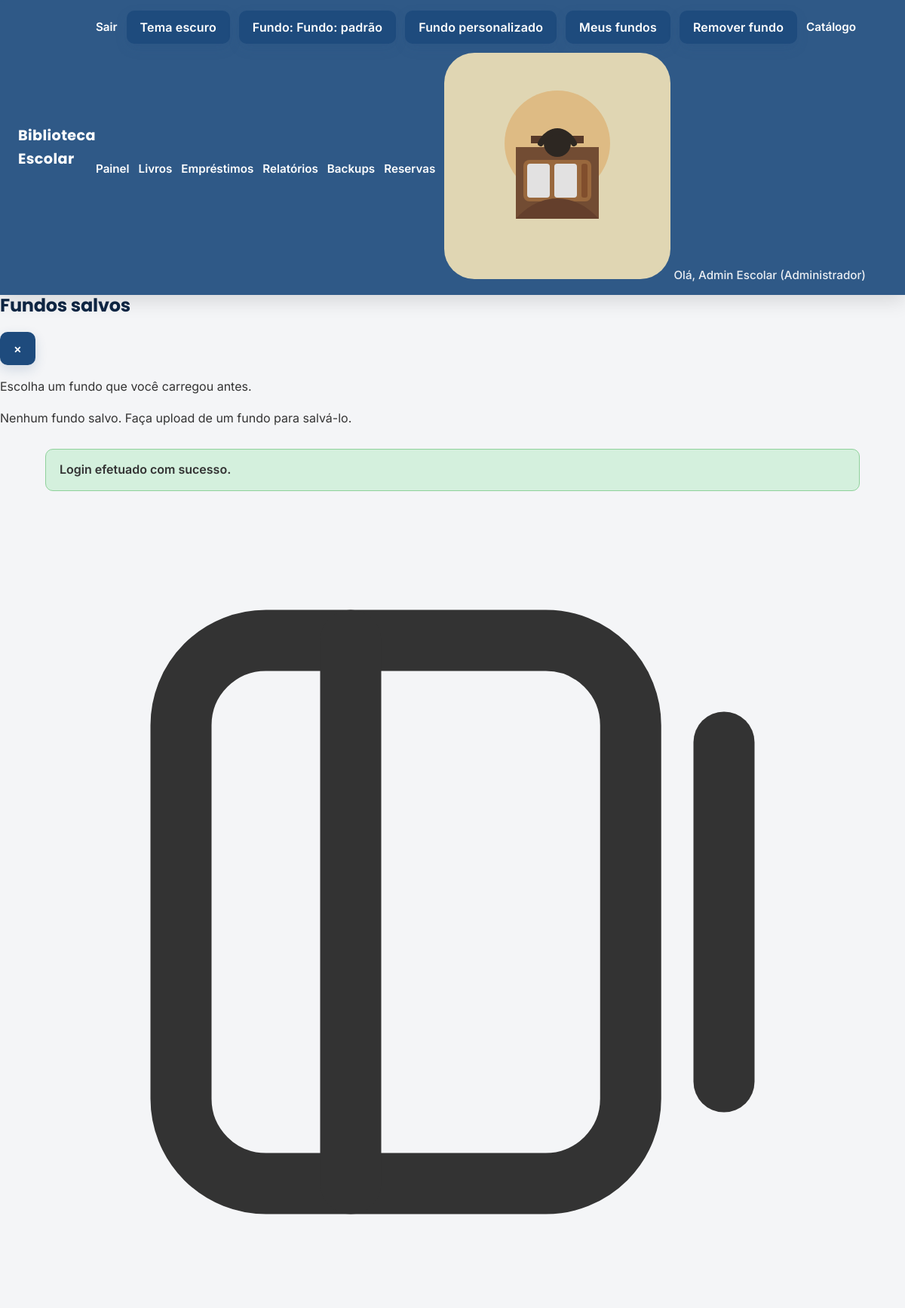
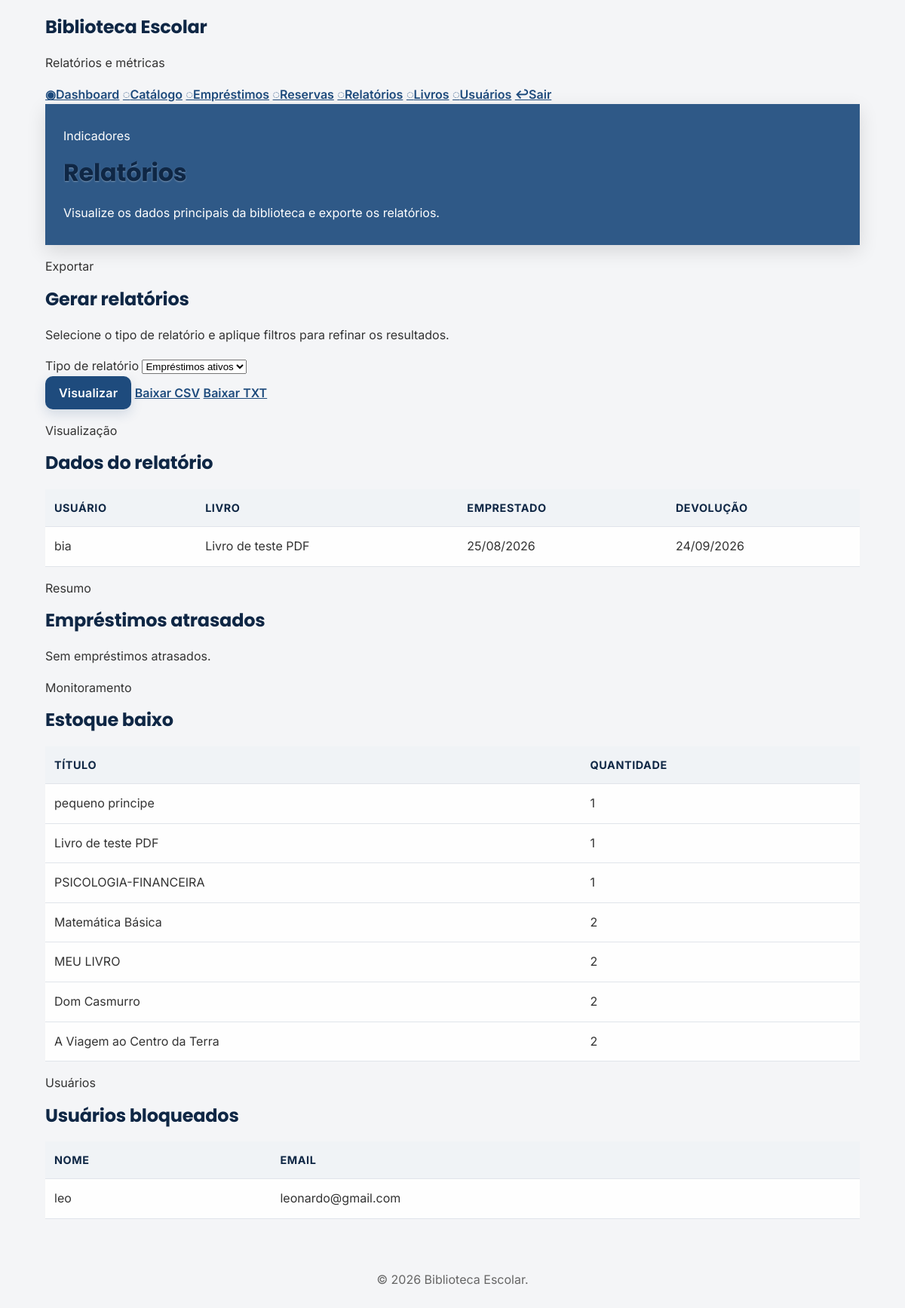
/reports.php (signed in), run on the app's committed database (2 pictures, top to bottom).
### tables this page shows
CREATE TABLE users (
        id INTEGER PRIMARY KEY AUTOINCREMENT,
        name TEXT NOT NULL,
        email TEXT NOT NULL UNIQUE,
        password TEXT NOT NULL,
        role_id INTEGER NOT NULL,
        blocked INTEGER NOT NULL DEFAULT 0,
        created_at TEXT NOT NULL DEFAULT CURRENT_TIMESTAMP, profile_photo TEXT, turma TEXT, turno TEXT, parent_name TEXT, parent_phone TEXT, parent_email TEXT, parent_document TEXT,
        FOREIGN KEY(role_id) REFERENCES roles(id)
    );

CREATE TABLE loans (
        id INTEGER PRIMARY KEY AUTOINCREMENT,
        user_id INTEGER NOT NULL,
        book_id INTEGER NOT NULL,
        loaned_at TEXT NOT NULL DEFAULT CURRENT_TIMESTAMP,
        due_date TEXT NOT NULL,
        returned_at TEXT, parent_name TEXT, parent_signature_status TEXT DEFAULT "pendente",
        FOREIGN KEY(user_id) REFERENCES users(id),
        FOREIGN KEY(book_id) REFERENCES books(id)
    );

CREATE TABLE books (
        id INTEGER PRIMARY KEY AUTOINCREMENT,
        title TEXT NOT NULL,
        author TEXT NOT NULL,
        category TEXT NOT NULL,
        isbn TEXT,
        publisher TEXT,
        year INTEGER,
        quantity INTEGER NOT NULL DEFAULT 0,
        shelf TEXT,
        internal_code TEXT,
        cover_path TEXT,
        created_at TEXT NOT NULL DEFAULT CURRENT_TIMESTAMP
    , pdf_path TEXT, barcode TEXT);

### reports.php (the view, shortened to what the rows shown need)
<?php
require_once __DIR__ . '/includes/auth.php';
require_once __DIR__ . '/includes/functions.php';
$db = get_db();
$reportType = $_GET['report'] ?? 'loans';
$loanConditions = [];
$loanParams = [];
$whereClause = !empty($loanConditions) ? 'WHERE ' . implode(' AND ', $loanConditions) . ' AND ' : 'WHERE ';
$activeLoans = $db->prepare("SELECT l.id, u.name AS user_name, u.id AS user_id, b.title AS book_title, b.category AS book_category, l.loaned_at, l.due_date FROM loans l JOIN users u ON l.user_id = u.id JOIN books b ON l.book_id = b.id {$whereClause} l.returned_at IS NULL ORDER BY l.due_date ASC");
$activeLoans->execute($loanParams);
$activeLoans = $activeLoans->fetchAll();
$bookConditions = [];
$bookParams = [];
$bookWhere = !empty($bookConditions) ? 'WHERE ' . implode(' AND ', $bookConditions) : '';
$allBooks = $db->prepare("SELECT id, title, author, category, quantity, shelf FROM books {$bookWhere} ORDER BY title");
if (!empty($bookParams)) {
    $allBooks->execute($bookParams);
} else {
    $allBooks = $db->query("SELECT id, title, author, category, quantity, shelf FROM books ORDER BY title")->fetchAll();
}
$lowStock = $db->query('SELECT id, title, quantity FROM books WHERE quantity <= 2 ORDER BY quantity ASC')->fetchAll();
$blockedUsers = $db->query('SELECT id, name, email FROM users WHERE blocked = 1 ORDER BY name')->fetchAll();
$allUsers = $db->query('SELECT id, name, email, blocked, role_id FROM users ORDER BY name')->fetchAll();
require_once __DIR__ . '/includes/header.php';
?>
<div class="dashboard-shell">
    <aside class="dashboard-sidebar">
        <div>
            <div class="sidebar-brand">
                <div>
                    <h2>Biblioteca Escolar</h2>
                </div>
            </div>
        </div>
    </aside>
    <div class="dashboard-main-panel">
        <header class="dashboard-topbar">
            <div>
                <h1>Relatórios</h1>
            </div>
        </header>
        <section class="panel">
            <div class="panel-header">
                <div>
                    <h2>Gerar relatórios</h2>
                </div>
            </div>
        </section>
        <section class="panel">
            <div class="panel-header">
                <div>
                    <h2>Dados do relatório</h2>
                </div>
            </div>
            <?php if ($reportType === 'books'): ?>
                <?php if (empty($allBooks)): ?>
                    <p class="empty-state">Sem livros cadastrados.</p>
                <?php else: ?>
                    <div class="table-wrapper">
                        <table class="dashboard-table">
                            <thead>
                                <tr>
                                    <th>Título</th>
                                    <th>Autor</th>
                                    <th>Categoria</th>
                                    <th>Quantidade</th>
                                    <th>Prateleira</th>
                                </tr>
                            </thead>
                            <tbody>
                                <?php foreach ($allBooks as $book): ?>
                                    <tr>
                                        <td><?php echo h($book['title']); ?></td>
                                        <td><?php echo h($book['author']); ?></td>
                                        <td><?php echo h($book['category']); ?></td>
                                        <td><?php echo (int)$book['quantity']; ?></td>
                                        <td><?php echo h($book['shelf'] ?? '-'); ?></td>
                                    </tr>
                                <?php endforeach; ?>
                            </tbody>
                        </table>
                    </div>
                <?php endif; ?>
            <?php else: ?>
                <?php if (empty($activeLoans)): ?>
                    <p class="empty-state">Sem empréstimos ativos.</p>
                <?php else: ?>
                    <div class="table-wrapper">
                        <table class="dashboard-table">
                            <thead>
                                <tr>
                                    <th>Usuário</th>
                                    <th>Livro</th>
                                    <th>Emprestado</th>
                                    <th>Devolução</th>
                                </tr>
                            </thead>
                            <tbody>
                                <?php foreach ($activeLoans as $loan): ?>
                                    <tr>
                                        <td><?php echo h($loan['user_name']); ?></td>
                                        <td><?php echo h($loan['book_title']); ?></td>
                                        <td><?php echo h(format_date($loan['loaned_at'])); ?></td>
                                        <td><?php echo h(format_date($loan['due_date'])); ?></td>
                                    </tr>
                                <?php endforeach; ?>
                            </tbody>
                        </table>
                    </div>
                <?php endif; ?>
            <?php endif; ?>
        </section>
        <section class="panel">
            <div class="panel-header">
                <div>
                    <h2>Empréstimos atrasados</h2>
                </div>
            </div>
        </section>
        <section class="panel">
            <div class="panel-header">
                <div>
                    <h2>Estoque baixo</h2>
                </div>
            </div>
            <?php if (empty($lowStock)): ?>
                <p class="empty-state">Sem livros com estoque baixo.</p>
            <?php else: ?>
                <div class="table-wrapper">
                    <table class="dashboard-table">
                        <thead>
                            <tr>
                                <th>Título</th>
                                <th>Quantidade</th>
                            </tr>
                        </thead>
                        <tbody>
                            <?php foreach ($lowStock as $book): ?>
                                <tr>
                                    <td><?php echo h($book['title']); ?></td>
                                    <td><?php echo (int)$book['quantity']; ?></td>
                                </tr>
                            <?php endforeach; ?>
                        </tbody>
                    </table>
                </div>
            <?php endif; ?>
        </section>
        <section class="panel">
            <div class="panel-header">
                <div>
                    <h2>Usuários bloqueados</h2>
                </div>
            </div>
            <?php if (empty($blockedUsers)): ?>
                <p class="empty-state">Sem usuários bloqueados.</p>
            <?php else: ?>
                <div class="table-wrapper">
                    <table class="dashboard-table">
                        <thead>
                            <tr>
                                <th>Nome</th>
                                <th>Email</th>
                            </tr>
                        </thead>
                        <tbody>
                            <?php foreach ($blockedUsers as $user): ?>
                                <tr>
                                    <td><?php echo h($user['name']); ?></td>
                                    <td><?php echo h($user['email']); ?></td>
                                </tr>
                            <?php endforeach; ?>
                        </tbody>
                    </table>
                </div>
            <?php endif; ?>
        </section>
    </div>
</div>
<?php require_once __DIR__ . '/includes/footer.php';

### includes/header.php (shortened to what the rows shown need)
<?php
require_once __DIR__ . '/auth.php';
require_once __DIR__ . '/functions.php';
$user = current_user();
$headerPhoto = '';
if ($user) {
    $headerPhoto = profile_photo_url($user['profile_photo'] ?? null);
}
?>
<!DOCTYPE html>
<html lang="pt-BR">
<head>
    <link rel="stylesheet" href="<?php echo h(base_url('css/style.css')); ?>">
    <link rel="stylesheet" href="<?php echo h(base_url('css/background-remover.css')); ?>">
</head>
<?php
$pageName = basename($_SERVER['PHP_SELF'] ?? 'index.php');
$dashboardPages = ['index.php', 'dashboard.php', 'books.php', 'loans.php', 'reservations.php', 'reports.php', 'register.php', 'users.php', 'backup.php'];
$bodyClass = in_array($pageName, $dashboardPages, true) ? 'dashboard-page' : '';
?>
<body class="<?php echo h($bodyClass); ?>">
<header>
    <nav>
        <?php if ($user): ?>
            <?php if (user_has_role('Aluno')): ?>
                <a href="<?php echo h(base_url('student_dashboard.php')); ?>">Painel do Aluno</a>
            <?php else: ?>
                <a href="<?php echo h(base_url('dashboard.php')); ?>">Painel</a>
            <?php endif; ?>
            <?php if (user_has_role(['Administrador', 'Bibliotecário'])): ?>
                <a href="<?php echo h(base_url('books.php')); ?>">Livros</a>
                <a href="<?php echo h(base_url('loans.php')); ?>">Empréstimos</a>
                <a href="<?php echo h(base_url('reports.php')); ?>">Relatórios</a>
                <a href="<?php echo h(base_url('backup.php')); ?>">Backups</a>
            <?php endif; ?>
            <a href="<?php echo h(base_url('reservations.php')); ?>">Reservas</a>
            <div class="nav-user">
                <img src="<?php echo h($headerPhoto); ?>" alt="Foto de perfil" class="nav-user-avatar">
                <span>Olá, <?php echo h($user['name']); ?> (<?php echo h($user['role_name']); ?>)</span>
            </div>
        <?php endif; ?>
    </nav>
</header>
<div id="background-gallery" class="background-gallery hidden">
    <div class="background-gallery-inner">
        <div class="background-gallery-header">
            <h2>Fundos salvos</h2>
        </div>
    </div>
</div>
<main>

### data on the page
users: name "Admin Escolar"
loans: user.name "bia", book.title "Livro de teste PDF", loaned_at "25/08/2026", due_date "24/09/2026"
books: title "pequeno principe", quantity "1"
books: title "Livro de teste PDF", quantity "1"
books: title "PSICOLOGIA-FINANCEIRA", quantity "1"
books: title "Matemática Básica", quantity "2"
books: title "MEU LIVRO", quantity "2"
books: title "Dom Casmurro", quantity "2"
books: title "A Viagem ao Centro da Terra", quantity "2"
users: name "leo", email "leonardo@gmail.com"

### other printed values
SITE_NAME "Biblioteca Escolar"
$user['role_name'] "Administrador"
$flash['message'] "Login efetuado com sucesso."
